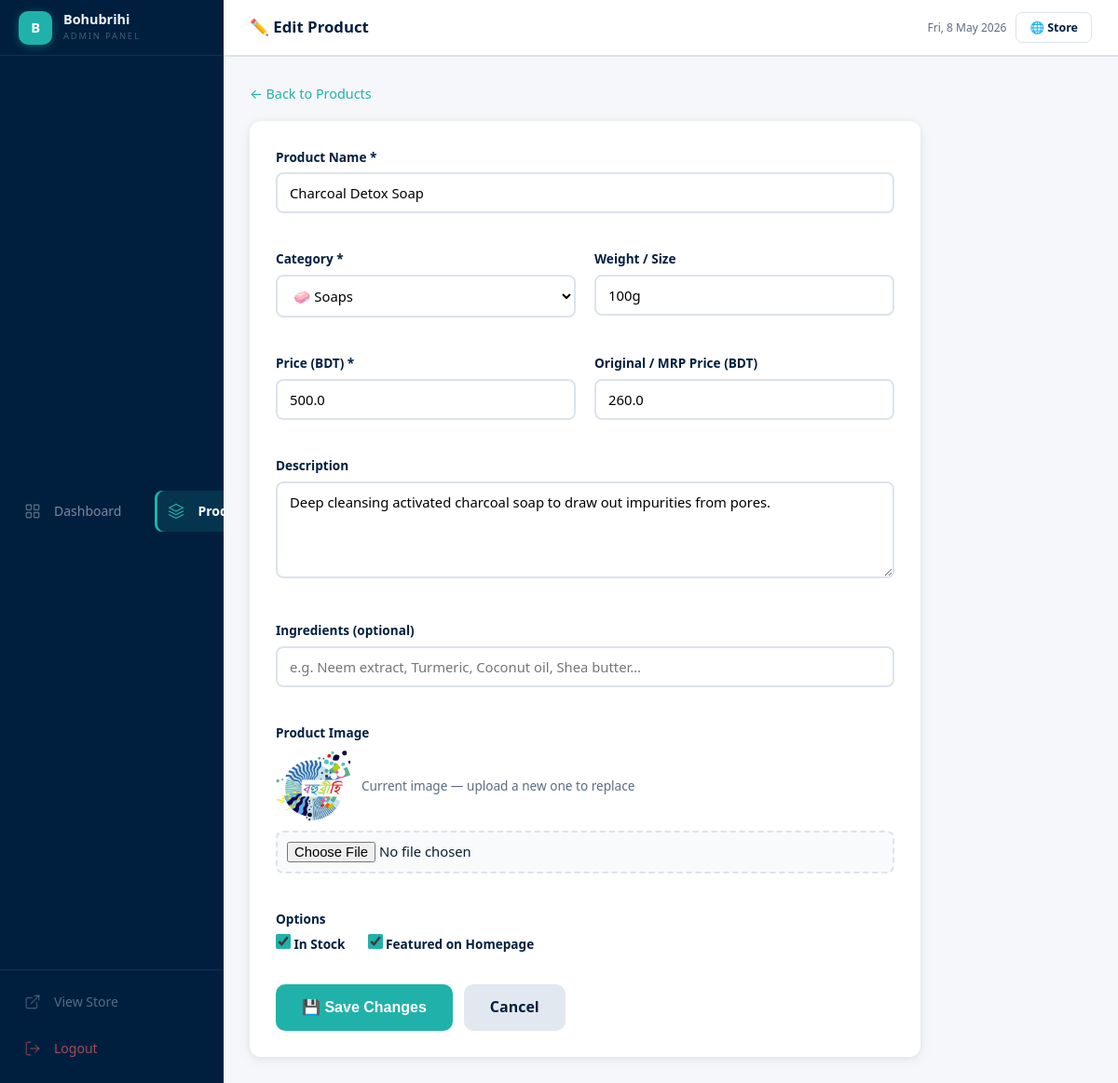
The page /admin/products/edit/3 (signed in) on the database its author committed.
### app.py (models this page shows)
class Product(db.Model):
    id = db.Column(db.Integer, primary_key=True)
    name = db.Column(db.String(200), nullable=False)
    description = db.Column(db.Text, default='')
    price = db.Column(db.Float, nullable=False)
    original_price = db.Column(db.Float, nullable=True)
    image = db.Column(db.String(300), default='')
    category_id = db.Column(db.Integer, db.ForeignKey('category.id'), nullable=False)
    in_stock = db.Column(db.Boolean, default=True)
    featured = db.Column(db.Boolean, default=False)
    ingredients = db.Column(db.Text, default='')
    weight = db.Column(db.String(50), default='')
    created_at = db.Column(db.DateTime, default=datetime.utcnow)

class Category(db.Model):
    id = db.Column(db.Integer, primary_key=True)
    name = db.Column(db.String(100), nullable=False, unique=True)
    slug = db.Column(db.String(100), nullable=False, unique=True)
    icon = db.Column(db.String(10), default='🌿')
    sort_order = db.Column(db.Integer, default=0)
    products = db.relationship('Product', backref='category', lazy=True)

### app.py (the view, shortened to what this page needs)
@app.route('/admin/products/edit/<int:pid>', methods=['GET', 'POST'])
@admin_required
def admin_edit_product(pid):
    product = Product.query.get_or_404(pid)
    categories = Category.query.order_by(Category.sort_order).all()
    return render_template('admin/product_form.html', product=product, categories=categories)

### app.py (called while the page is built)
def admin_required(f):
    from functools import wraps
    @wraps(f)
    def decorated(*args, **kwargs):
        if not session.get('admin_logged_in'):
            return redirect(url_for('admin_login'))
        return f(*args, **kwargs)
    return decorated

### templates/admin/product_form.html (shortened to what this page needs)
{% extends 'admin/base.html' %}
{% block page_title %}{{ '✏️ Edit Product' if product else '➕ Add New Product' }}{% endblock %}
{% block content %}
<div style="margin-bottom:16px;">
  <a href="{{ url_for('admin_products') }}" style="color:var(--teal); font-size:.9rem;">← Back to Products</a>
</div>
<div class="admin-form-card">
  <form method="POST" enctype="multipart/form-data">
    <div style="display:grid; grid-template-columns:1fr 1fr; gap:20px;">
      <div class="form-group" style="grid-column:1/-1;">
        <label>Product Name *</label>
        <input type="text" name="name" value="{{ product.name if product else '' }}" required
               placeholder="e.g. Neem & Turmeric Soap">
      </div>
      <div class="form-group">
        <label>Category *</label>
        <select name="category_id" required>
          {% for cat in categories %}
          <option value="{{ cat.id }}" {% if product and product.category_id == cat.id %}selected{% endif %}>
            {{ cat.icon }} {{ cat.name }}
          </option>
          {% endfor %}
        </select>
      </div>
      <div class="form-group">
        <label>Weight / Size</label>
        <input type="text" name="weight" value="{{ product.weight if product else '' }}" placeholder="e.g. 100g, 200ml">
      </div>
      <div class="form-group">
        <label>Price (BDT) *</label>
        <input type="number" name="price" value="{{ product.price if product else '' }}" required min="0" step="0.01"
               placeholder="e.g. 250">
      </div>
      <div class="form-group">
        <label>Original / MRP Price (BDT)</label>
        <input type="number" name="original_price" value="{{ product.original_price if product and product.original_price else '' }}"
               min="0" step="0.01" placeholder="Leave blank if no discount">
      </div>
      <div class="form-group" style="grid-column:1/-1;">
        <label>Description</label>
        <textarea name="description" rows="4" placeholder="Describe the product, its benefits, how to use…">{{ product.description if product else '' }}</textarea>
      </div>
      <div class="form-group" style="grid-column:1/-1;">
        <label>Ingredients (optional)</label>
        <input type="text" name="ingredients" value="{{ product.ingredients if product else '' }}"
               placeholder="e.g. Neem extract, Turmeric, Coconut oil, Shea butter…">
      </div>
      <div class="form-group" style="grid-column:1/-1;">
        <label>Product Image</label>
        {% if product and product.image %}
        <div class="current-img-wrap">
          <img src="{{ url_for('static', filename='uploads/' + product.image) }}" style="width:80px; height:80px; border-radius:8px; object-fit:cover;">
          <span style="font-size:.85rem; color:var(--muted);">Current image — upload a new one to replace</span>
        </div>
        {% endif %}
        <input type="file" name="image" accept="image/*" id="imgInput"
               style="padding:10px; background:#f8fafc; border:2px dashed var(--border); border-radius:8px;">
      </div>
      <div class="form-group" style="grid-column:1/-1;">
        <label>Options</label>
        <div class="checkbox-group">
          <label class="checkbox-label">
            <input type="checkbox" name="in_stock" value="1" {% if not product or product.in_stock %}checked{% endif %}>
            In Stock
          </label>
          <label class="checkbox-label">
            <input type="checkbox" name="featured" value="1" {% if product and product.featured %}checked{% endif %}>
            Featured on Homepage
          </label>
        </div>
      </div>
    </div>
    <div style="display:flex; gap:12px; margin-top:8px;">
      <button type="submit" class="btn btn-teal">
        {{ '💾 Save Changes' if product else '➕ Add Product' }}
      </button>
      <a href="{{ url_for('admin_products') }}" class="btn" style="background:#e2e8f0; color:var(--navy);">Cancel</a>
    </div>
  </form>
</div>
{% endblock %}

### static/css/style.css (style rules this page uses)
:root { --teal: #20B2AA; --teal-dark: #1a9e96; --teal-dim: rgba(32,178,170,.12); --navy: #001F3F; --navy-mid: #0a3460; --lime: #ADFF2F; --lime-dark: #8fd400; --amber: #f59e0b; --red: #ef4444; --purple: #7c3aed; --pink: #ec4899; --bg: #f0f4f8; --card: #ffffff; --border: #dde3ec; --text: #0f1f2e; --muted: #5a6d82; --radius: 12px; --shadow: 0 1px 6px rgba(0,31,63,.07), 0 4px 16px rgba(0,31,63,.05); --shadow-lg: 0 8px 32px rgba(0,31,63,.13); }
*, *::before, *::after { box-sizing: border-box; margin: 0; padding: 0; }
body { font-family: 'Segoe UI', system-ui, -apple-system, sans-serif; background: var(--bg); color: var(--text); line-height: 1.6; }
a { color: inherit; text-decoration: none; }
img { max-width: 100%; display: block; }
button { cursor: pointer; border: none; }
.btn { display: inline-flex; align-items: center; gap: 8px; padding: 12px 28px; border-radius: 10px; font-weight: 600; font-size: 1rem; transition: all .2s; }
.form-group { margin-bottom: 18px; }
.form-group label { display: block; font-size: .85rem; font-weight: 600; color: var(--navy); margin-bottom: 6px; }
.form-group input, .form-group textarea, .form-group select { width: 100%; padding: 12px 14px; border: 2px solid var(--border); border-radius: 8px; font-size: .95rem; outline: none; transition: border-color .2s; font-family: inherit; }
.form-group textarea { resize: vertical; min-height: 80px; }
:root { --sidebar-w: 240px; --topbar-h: 60px; --admin-bg: #f5f7fa; }
.btn-teal { background: var(--teal); color: #fff; }
.admin-form-card { background: #fff; border-radius: 12px; box-shadow: var(--shadow); padding: 28px; max-width: 720px; }
.admin-form-card input, .admin-form-card textarea, .admin-form-card select { width: 100%; padding: 10px 13px; border: 2px solid var(--border); border-radius: 8px; font-size: .925rem; outline: none; transition: border-color .18s, box-shadow .18s; font-family: inherit; background: #fff; }
.admin-form-card textarea { resize: vertical; min-height: 100px; }
.checkbox-group { display: flex; gap: 24px; flex-wrap: wrap; }
.checkbox-label { display: flex; align-items: center; gap: 8px; cursor: pointer; font-size: .9rem; }
.checkbox-label input[type=checkbox] { width: 16px; height: 16px; accent-color: var(--teal); }
.current-img-wrap { display: flex; align-items: center; gap: 12px; margin-bottom: 8px; }

### rows shown on the page
Product: name "Charcoal Detox Soap", category_id "🧼 Soaps", weight "100g", price "500.0", original_price "260.0", description "Deep cleansing activated charcoal soap to draw out impurities from pores.", image (picture), in_stock "☑", featured "☑"

### other values the page prints
{{ '✏️ Edit Product' if product else '➕ Add New Product' }} "✏️ Edit Product"
{{ '💾 Save Changes' if product else '➕ Add Product' }} "💾 Save Changes"
